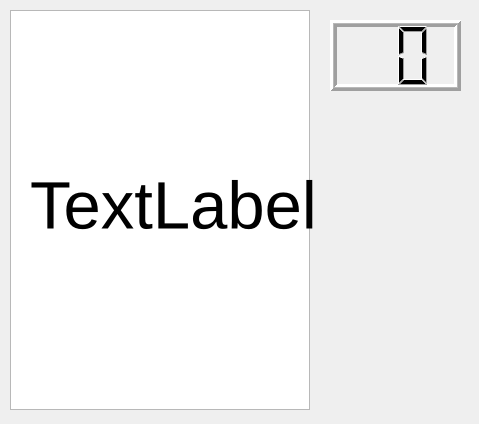
<?xml version="1.0" encoding="UTF-8"?>
<ui version="4.0">
 <class>Widget</class>
 <widget class="QWidget" name="Widget">
  <property name="geometry">
   <rect>
    <x>0</x>
    <y>0</y>
    <width>479</width>
    <height>424</height>
   </rect>
  </property>
  <property name="minimumSize">
   <size>
    <width>479</width>
    <height>424</height>
   </size>
  </property>
  <property name="maximumSize">
   <size>
    <width>479</width>
    <height>424</height>
   </size>
  </property>
  <property name="windowTitle">
   <string>Widget</string>
  </property>
  <widget class="QGraphicsView" name="graphicsView">
   <property name="geometry">
    <rect>
     <x>10</x>
     <y>10</y>
     <width>300</width>
     <height>400</height>
    </rect>
   </property>
  </widget>
  <widget class="QLCDNumber" name="lcdNumber">
   <property name="geometry">
    <rect>
     <x>330</x>
     <y>20</y>
     <width>131</width>
     <height>71</height>
    </rect>
   </property>
   <property name="layoutDirection">
    <enum>Qt::LeftToRight</enum>
   </property>
   <property name="frameShape">
    <enum>QFrame::Box</enum>
   </property>
   <property name="frameShadow">
    <enum>QFrame::Raised</enum>
   </property>
   <property name="lineWidth">
    <number>3</number>
   </property>
   <property name="midLineWidth">
    <number>1</number>
   </property>
   <property name="smallDecimalPoint">
    <bool>false</bool>
   </property>
   <property name="numDigits">
    <number>2</number>
   </property>
   <property name="digitCount">
    <number>2</number>
   </property>
   <property name="mode">
    <enum>QLCDNumber::Dec</enum>
   </property>
   <property name="segmentStyle">
    <enum>QLCDNumber::Filled</enum>
   </property>
   <property name="value" stdset="0">
    <double>0.000000000000000</double>
   </property>
   <property name="intValue" stdset="0">
    <number>0</number>
   </property>
  </widget>
  <widget class="QLabel" name="label">
   <property name="geometry">
    <rect>
     <x>30</x>
     <y>130</y>
     <width>421</width>
     <height>151</height>
    </rect>
   </property>
   <property name="font">
    <font>
     <pointsize>50</pointsize>
    </font>
   </property>
   <property name="text">
    <string>TextLabel</string>
   </property>
  </widget>
 </widget>
 <layoutdefault spacing="6" margin="11"/>
 <resources/>
 <connections/>
</ui>
